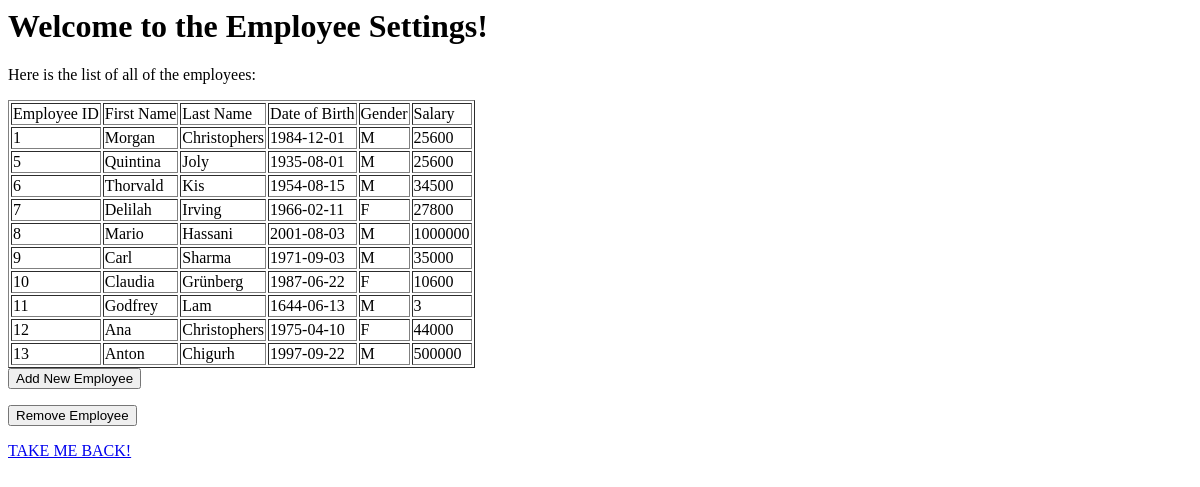
The app's page /updateEmployees.php, older data.
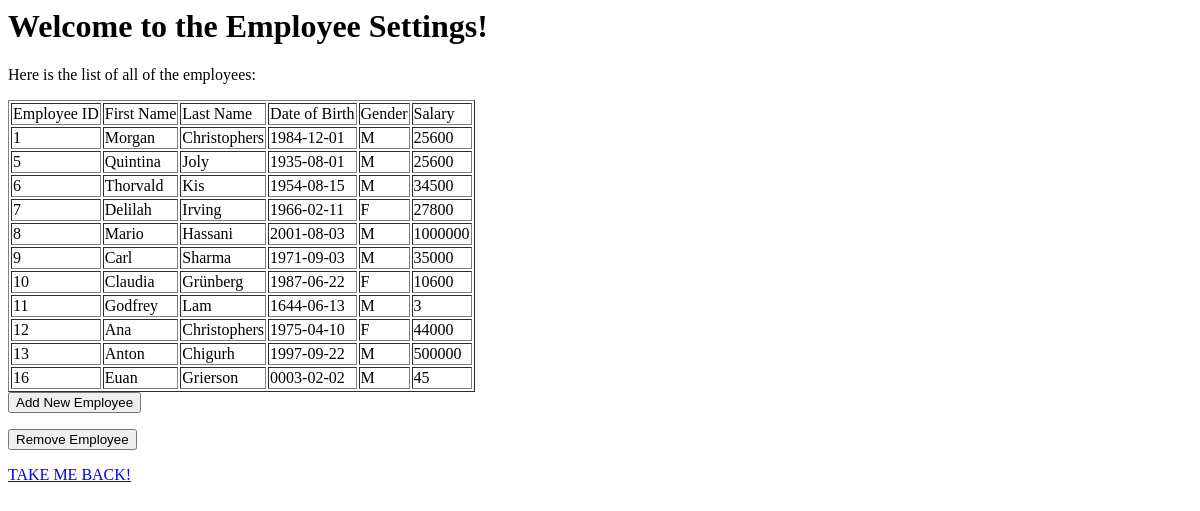
The same page, newer data.
### tables this page shows
CREATE TABLE `dsemployee` (
  `empID` int(6) UNSIGNED NOT NULL,
  `firstname` varchar(12) NOT NULL,
  `lastname` varchar(12) NOT NULL,
  `dateofbirth` date DEFAULT NULL,
  `gender` enum('M','F') NOT NULL,
  `salary` int(11) DEFAULT NULL,
  `password` varchar(15) DEFAULT NULL,
  `manID` int(6) UNSIGNED DEFAULT NULL
);

### updateEmployees.php (the view, shortened to what this page needs)
<html>
<head>
</head>
<body>
<h1>Welcome to the Employee Settings!</h1>
<p>Here is the list of all of the employees:</p>
<?php
$servername = "localhost";
$username = "root";
$password = "";
$database = "car_dealership";
$conn = mysqli_connect($servername, $username, $password, $database);
$sql = "SELECT * FROM dsemployee ORDER BY empID ASC";
$result = mysqli_query($conn, $sql);
echo "<table border='1'>";
echo "<tr><td>Employee ID</td><td>First Name</td><td>Last Name</td><td>Date of Birth</td><td>Gender</td><td>Salary</td></tr>";
while ($row = mysqli_fetch_array($result)) {
    echo "<tr><td>{$row['empID']}</td><td>{$row['firstname']}</td><td>{$row['lastname']}</td><td>{$row['dateofbirth']}</td><td>{$row['gender']}</td><td>{$row['salary']}</td></tr>";
}
echo "</table>";
?>
<form action="addEmployee.php" method="post">
    <button type="submit">Add New Employee</button>
</form>
<form action="removeEmployee.php" method="post">
    <button type="submit">Remove Employee</button>
</form>
 <a href="managerPage.php">TAKE ME BACK!</a>
</body>
</html>

Row changes from the older to the newer data that the page shows:
added dsemployee: empID "16", firstname "Euan", lastname "Grierson", dateofbirth "0003-02-02", gender "M", salary "45"
